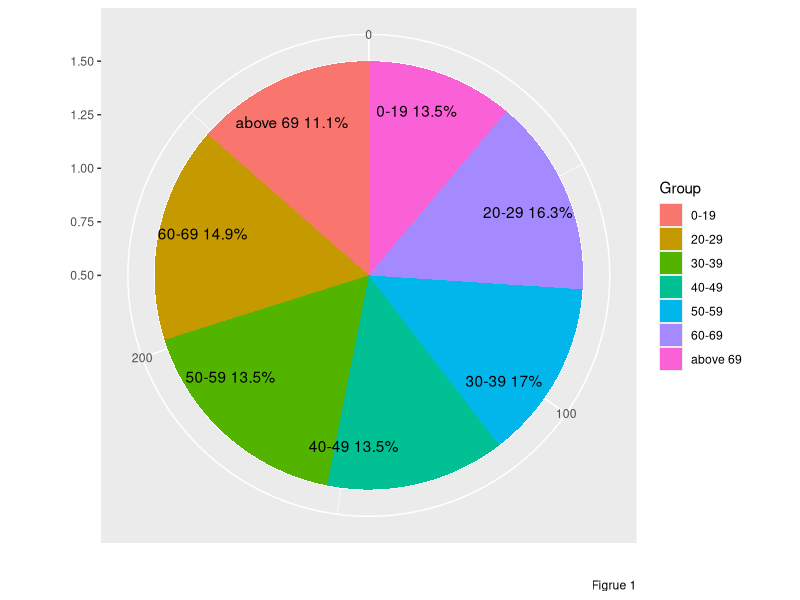
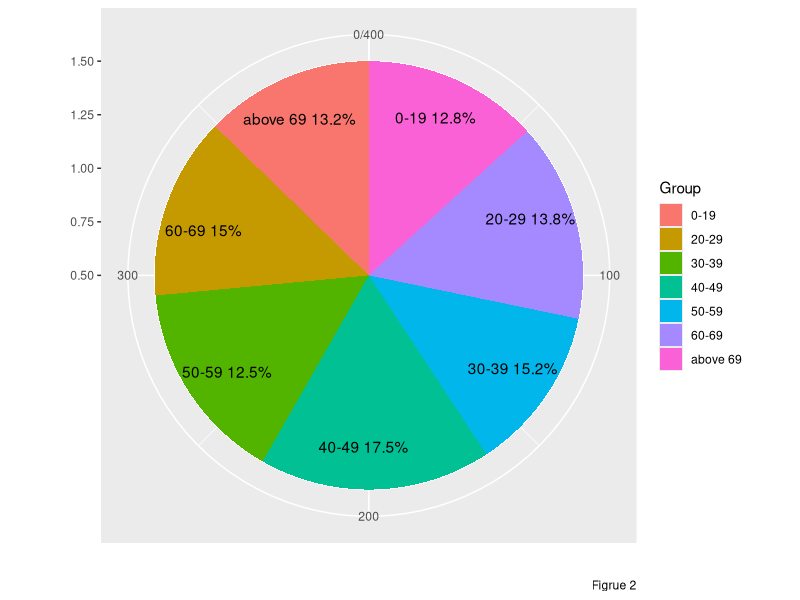
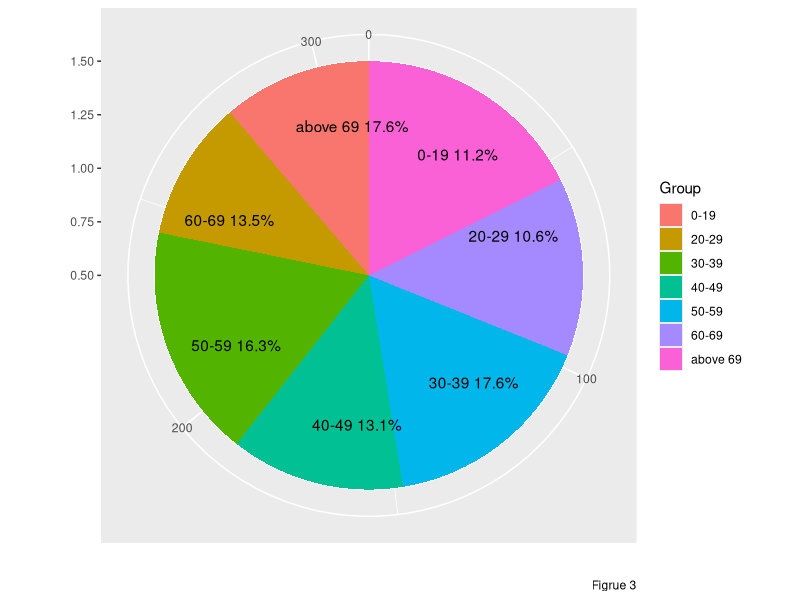
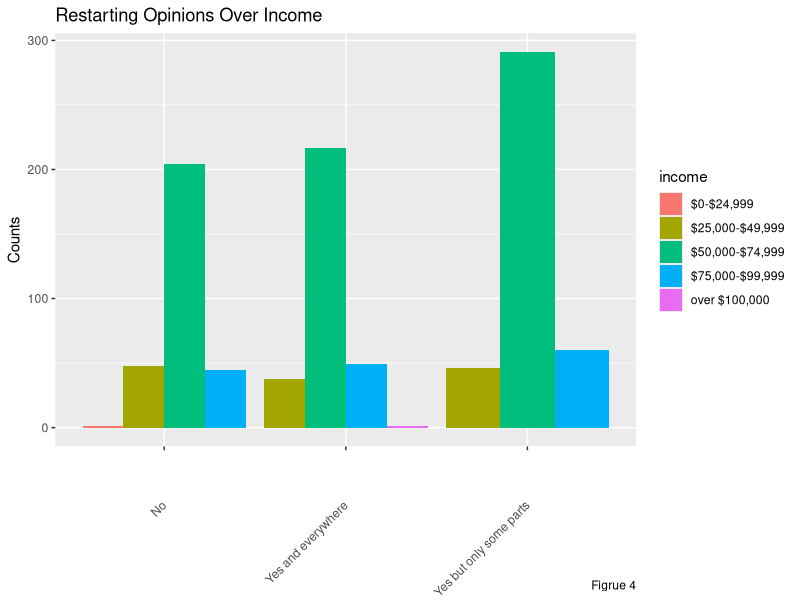
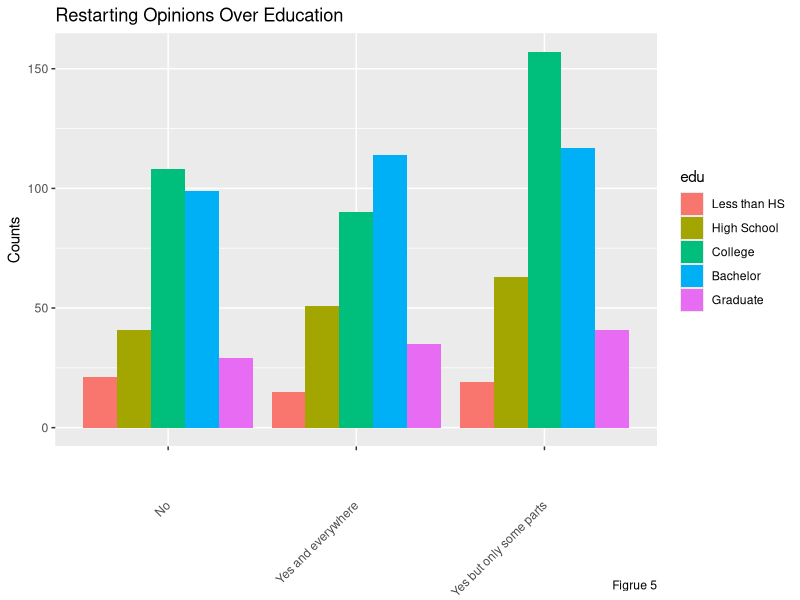
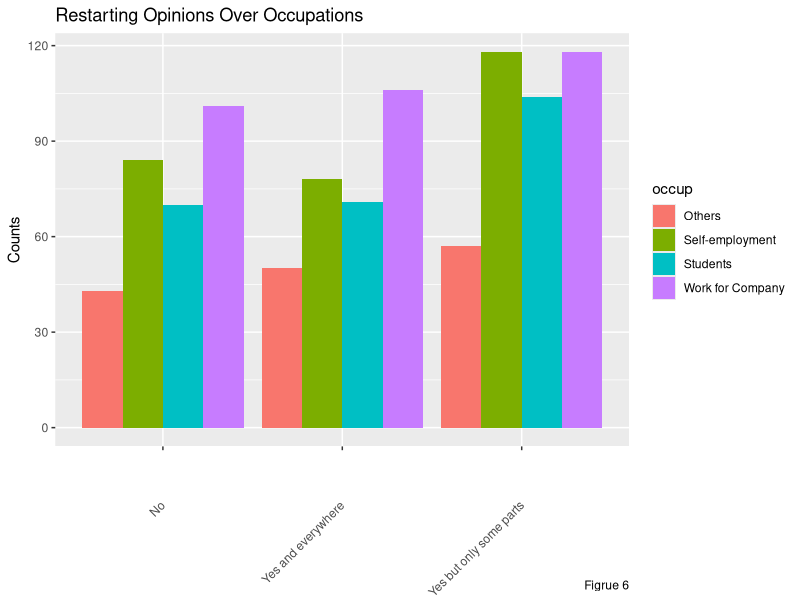

Write R code to recreate these figures, in order. (Note: this script raises an error after producing the figures.)
## ---- chunk 1
library(dplyr)
library(ggplot2)
knitr::opts_chunk$set(echo = TRUE)
## ---- chunk 2
set.seed(123)
# create simulated data for "Gender"
gender = rep(c("Female", "Male", "Other", "Refuse to answer"), c(490, 490, 10, 10))
# create simulated data for "Age"
age_try = rep(c("0-19", "20-29"," 30-39", "40-49", "50-59", "60-69", "above 69"), c(125, 135, 165, 150, 140, 145, 140))
# Randomize the order of Age
age = sample(age_try)
# simulate the population
population = rnorm(10000, mean = 63500, sd = 12100)
# SRSWOR from population to get income data
income_data = sample(population, size = 1000)
# group income data
income = rep(0, 1000)
for (i in c(1:1000))
  if ( income_data[i] < 24999) {
    income[i] = "$0-$24,999"
  } else if ( income_data[i] > 25000 & income_data[i] < 49999) {
    income[i] = "$25,000-$49,999"
  } else if ( income_data[i] > 50000 & income_data[i] < 74999) {
    income[i] = "$50,000-$74,999"
  } else if ( income_data[i] > 75000 & income_data[i] < 99999) {
    income[i] = "$75,000-$99,999"
  } else if ( income_data[i] > 100000 & income_data[i] < 149999) {
    income[i] = "over $100,000"
  }
# same process for "Education"
edu_try = rep(c("Less than HS", "High School", "College", "Bachelor", "Graduate"), c(55, 155, 355, 330, 105))
edu = sample(edu_try)

# same process for "Occupation"
occup_try = rep(c("Students", "Work for Company", "Self-employment", "Others"), c(245, 325, 280, 150))
occup = sample(occup_try)

# same process for "Hazard"
hazard_popu = rep(c(1:10), 1000)
hazard_try = sample(hazard_popu, size = 1000)

# group hazard data
hazard = rep(0, 1000)
for (i in c(1:1000))
  if ( hazard_try[i] == 1) {
    hazard[i] = "Refuse"
  } else if ( hazard_try[i] > 1 & hazard_try[i] < 6) {
    hazard[i] = "No"
  } else {
    hazard[i] = "Yes"
  }

# simulate data for "Restart"
restart_popu = rep(c(1:10), 1000)
restart_try = sample(restart_popu, size = 1000)
# group "restart" data
restart = rep(0, 1000)
for (i in c(1:1000))
  if ( restart_try[i] < 4) {
  restart[i] = "No"
  } else if ( restart_try[i] > 3 & restart_try[i] < 8) {
  restart[i] = "Yes but only some parts"
  } else {
  restart[i] = "Yes and everywhere"
  }
# table(restart)

# Grouped bar plot
data <- data.frame("Gender" = gender, 
                   "Age" = age, 
                   "Income" = factor(income, levels = c("$0-$24,999", "$25,000-$49,999", 
                                                        "$50,000-$74,999", "$75,000-$99,999",
                                                        "over $100,000")), 
                   "Education" = edu, 
                   "Occupation" = occup, 
                   "Hazard" = hazard, 
                   "Restart" = restart)
## ---- chunk 3
# Plots for Restarting Opinion (**No Restarting**) to Different Age Levels
    df1 = data.frame(value = c(39, 47, 49, 39, 39, 43, 32),
                     Group = c( "0-19", "20-29", "30-39", "40-49", "50-59", "60-69", "above 69")) %>%
      # factor levels need to be the opposite order of the cumulative sum of the values
      mutate(Group = factor(Group, levels = c( "0-19", "20-29", "30-39", "40-49", "50-59", "60-69", "above 69")),
             cumulative = cumsum(value),
             midpoint = cumulative - value / 1.5,
             label = paste0(Group, " ", round(value / sum(value) * 100, 1), "%"))
    
    ggplot(df1, aes(x = 1, weight = value, fill = Group)) +
      geom_bar(width = 1, position = "stack") +
      coord_polar(theta = "y") +
      geom_text(aes(x = 1.3, y = midpoint, label = label)) + 
      labs(caption = "Figrue 1") + 
      xlab("") + 
      ylab("")
## ---- chunk 4
# Plots for Restarting Opinion (**No Restarting**) to Different Age Levels
    df2 = data.frame(value = c(51, 55, 61, 70, 50, 60, 53),
                     Group = c( "0-19", "20-29", "30-39", "40-49", "50-59", "60-69", "above 69")) %>%
      # factor levels need to be the opposite order of the cumulative sum of the values
      mutate(Group = factor(Group, levels = c( "0-19", "20-29", "30-39", "40-49", "50-59", "60-69", "above 69")),
             cumulative = cumsum(value),
             midpoint = cumulative - value / 2,
             label = paste0(Group, " ", round(value / sum(value) * 100, 1), "%"))
    
    ggplot(df2, aes(x = 1, weight = value, fill = Group)) +
      geom_bar(width = 1, position = "stack") +
      coord_polar(theta = "y") +
      geom_text(aes(x = 1.3, y = midpoint, label = label)) + 
      labs(caption = "Figrue 2") + 
      xlab("") + 
      ylab("") 
## ---- chunk 5
# Plots for Restarting Opinion (**No Restarting**) to Different Age Levels
    df3 = data.frame(value = c(35, 33, 55, 41, 51, 42, 55),
                     Group = c( "0-19", "20-29", "30-39", "40-49", "50-59", "60-69", "above 69")) %>%
      # factor levels need to be the opposite order of the cumulative sum of the values
      mutate(Group = factor(Group, levels = c( "0-19", "20-29", "30-39", "40-49", "50-59", "60-69", "above 69")),
             cumulative = cumsum(value),
             midpoint = cumulative - value / 10,
             label = paste0(Group, " ", round(value / sum(value) * 100, 1), "%"))
    
    ggplot(df3, aes(x = 1, weight = value, fill = Group)) +
      geom_bar(width = 1, position = "stack") +
      coord_polar(theta = "y") +
      geom_text(aes(x = 1.2, y = midpoint, label = label)) + 
      labs(caption = "Figrue 3") + 
      xlab("") + 
      ylab("")
## ---- chunk 6
# Plot for Restarting Opinions to Different Income Levels (Figure 4)
    ggplot(data, 
           aes(x = restart, 
               fill = income)) + 
      geom_bar(position = "dodge") + 
      ggtitle("Restarting Opinions Over Income") +
      xlab("") + 
      ylab("Counts") + 
      labs(caption = "Figrue 4") + 
      theme(axis.text.x = element_text(angle = 45, vjust = 0.5, hjust=1))
## ---- chunk 7
# Plots for Restarting Opinions to Different Income Levels (Figure 5)
    edu = factor(data$Education, levels = c("Less than HS", "High School", "College", "Bachelor", "Graduate"))
    data$edu <- edu
    ggplot(data, 
           aes(x = restart, 
               fill = edu)) + 
      geom_bar(position = "dodge") + 
      ggtitle("Restarting Opinions Over Education") +
      xlab("") + 
      ylab("Counts") + 
      labs(caption = "Figrue 5") + 
      theme(axis.text.x = element_text(angle = 45, vjust = 0.5, hjust=1))
## ---- chunk 8
# Plots for Restarting Opinions to Different Income Levels (Figure 6)
    ggplot(data, 
           aes(x = restart, 
               fill = occup)) + 
      geom_bar(position = "dodge") + 
      ggtitle("Restarting Opinions Over Occupations") +
      xlab("") + 
      ylab("Counts") + 
      labs(caption = "Figrue 6") + 
      theme(axis.text.x = element_text(angle = 45, vjust = 0.5, hjust=1))
## ---- chunk 9
knitr::include_graphics("survey1.png")
## ---- chunk 10
knitr::include_graphics("survey2.png")
## ---- chunk 11
knitr::include_graphics("survey3.png")
## ---- chunk 12
set.seed(123)
# create simulated data for "Gender"
gender = rep(c("Female", "Male", "Other", "Refuse to answer"), 
             c(490, 490, 10, 10))
## ---- chunk 13
# create simulated data for "Age"
age_try = rep(c("0-19", "20-29"," 30-39", 
                "40-49", "50-59",
                "60-69", "above 69"),
              c(125, 135, 165, 150, 140, 145, 140))
# Randomize the order of Age
age = sample(age_try)
## ---- chunk 14
# simulate the population
population = rnorm(10000, mean = 63500, sd = 12100)
# SRSWOR from population to get income data
income_data = sample(population, size = 1000)
# group income data
income = rep(0, 1000)
for (i in c(1:1000)){
  if ( income_data[i] < 24999) {
    income[i] = "$0-$24,999"
  } else if ( income_data[i] > 25000 & income_data[i] < 49999) {
    income[i] = "$25,000-$49,999"
  } else if ( income_data[i] > 50000 & income_data[i] < 74999) {
    income[i] = "$50,000-$74,999"
  } else if ( income_data[i] > 75000 & income_data[i] < 99999) {
    income[i] = "$75,000-$99,999"
  } else if ( income_data[i] > 100000 & income_data[i] < 149999) {
    income[i] = "over $100,000"
  }
}
## ---- chunk 15
# same process for "Education"
edu_try = rep(c("Less than HS", "High School", 
                "College", "Bachelor", "Graduate"), 
              c(55, 155, 355, 330, 105))
edu = sample(edu_try)
## ---- chunk 16
# same process for "Occupation"
occup_try = rep(c("Students", "Work for Company", 
                  "Self-employment", "Others"), 
                c(245, 325, 280, 150))
occup = sample(occup_try)
## ---- chunk 17
# same process for "Hazard"
hazard_popu = rep(c(1:10), 1000)
hazard_try = sample(hazard_popu, size = 1000)

# group hazard data
hazard = rep(0, 1000)
for (i in c(1:1000))
  if ( hazard_try[i] == 1) {
    hazard[i] = "Refuse"
  } else if ( hazard_try[i] > 1 & hazard_try[i] < 6) {
    hazard[i] = "No"
  } else {
    hazard[i] = "Yes"
  }
## ---- chunk 18

# simulate data for "Restart"
restart_popu = rep(c(1:10), 1000)
restart_try = sample(restart_popu, size = 1000)
# group "restart" data
restart = rep(0, 1000)
for (i in c(1:1000))
  if ( restart_try[i] < 4) {
  restart[i] = "No"
  } else if ( restart_try[i] > 3 & restart_try[i] < 8) {
  restart[i] = "Yes but only some parts"
  } else {
  restart[i] = "Yes and everywhere"
  }
table(restart)

# Grouped bar plot
data <- data.frame("Gender" = gender, 
                   "Age" = age, 
                   "Income" = factor(income, 
                                     levels = c("$0-$24,999", 
                                                "$25,000-$49,999", 
                                                "$50,000-$74,999", 
                                                "$75,000-$99,999",
                                                "over $100,000")), 
                   "Education" = edu, 
                   "Occupation" = occup, 
                   "Hazard" = hazard, 
                   "Restart" = restart)
